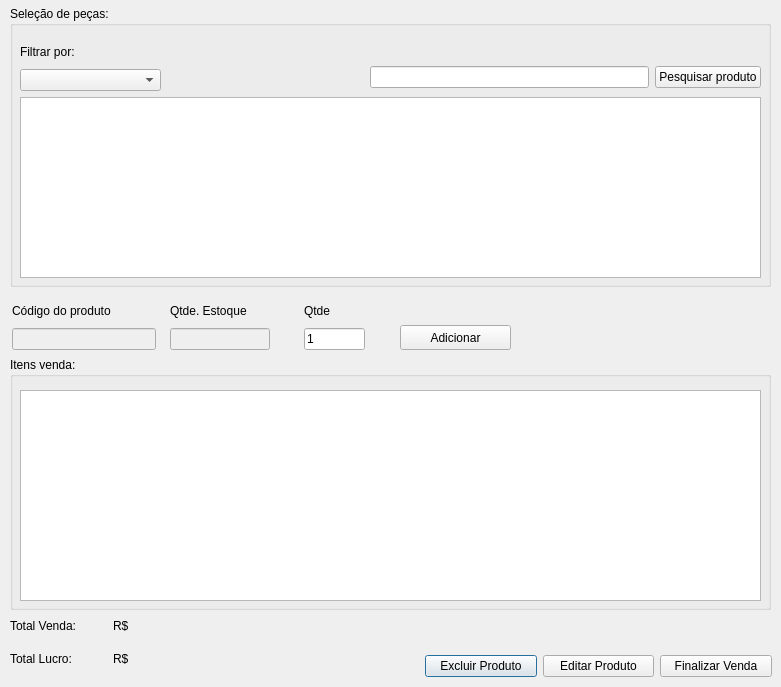
<?xml version="1.0" encoding="UTF-8"?>
<ui version="4.0">
 <class>frm_novavenda</class>
 <widget class="QDialog" name="frm_novavenda">
  <property name="geometry">
   <rect>
    <x>0</x>
    <y>0</y>
    <width>781</width>
    <height>687</height>
   </rect>
  </property>
  <property name="windowTitle">
   <string>Vendas</string>
  </property>
  <widget class="QTableWidget" name="tw_listaprodutos">
   <property name="geometry">
    <rect>
     <x>20</x>
     <y>390</y>
     <width>741</width>
     <height>211</height>
    </rect>
   </property>
  </widget>
  <widget class="QLabel" name="lb_total">
   <property name="geometry">
    <rect>
     <x>10</x>
     <y>617</y>
     <width>91</width>
     <height>17</height>
    </rect>
   </property>
   <property name="text">
    <string>Total Venda:</string>
   </property>
  </widget>
  <widget class="QLabel" name="lb_totalvenda">
   <property name="geometry">
    <rect>
     <x>113</x>
     <y>617</y>
     <width>151</width>
     <height>17</height>
    </rect>
   </property>
   <property name="text">
    <string>R$</string>
   </property>
  </widget>
  <widget class="QWidget" name="layoutWidget">
   <property name="geometry">
    <rect>
     <x>304</x>
     <y>300</y>
     <width>61</width>
     <height>50</height>
    </rect>
   </property>
   <layout class="QVBoxLayout" name="verticalLayout">
    <item>
     <widget class="QLabel" name="label">
      <property name="text">
       <string>Qtde</string>
      </property>
     </widget>
    </item>
    <item>
     <widget class="QLineEdit" name="txt_qtde">
      <property name="text">
       <string>1</string>
      </property>
     </widget>
    </item>
   </layout>
  </widget>
  <widget class="QWidget" name="layoutWidget">
   <property name="geometry">
    <rect>
     <x>12</x>
     <y>300</y>
     <width>144</width>
     <height>50</height>
    </rect>
   </property>
   <layout class="QVBoxLayout" name="verticalLayout_2">
    <item>
     <widget class="QLabel" name="label_2">
      <property name="text">
       <string>Código do produto</string>
      </property>
     </widget>
    </item>
    <item>
     <widget class="QLineEdit" name="txt_codigopeca">
      <property name="enabled">
       <bool>false</bool>
      </property>
     </widget>
    </item>
   </layout>
  </widget>
  <widget class="QWidget" name="layoutWidget">
   <property name="geometry">
    <rect>
     <x>425</x>
     <y>651</y>
     <width>347</width>
     <height>31</height>
    </rect>
   </property>
   <layout class="QHBoxLayout" name="horizontalLayout">
    <item>
     <widget class="QPushButton" name="btn_excluirproduto">
      <property name="text">
       <string>Excluir Produto</string>
      </property>
     </widget>
    </item>
    <item>
     <widget class="QPushButton" name="btn_editarproduto">
      <property name="text">
       <string>Editar Produto</string>
      </property>
     </widget>
    </item>
    <item>
     <widget class="QPushButton" name="btn_finalizarvenda">
      <property name="text">
       <string>Finalizar Venda</string>
      </property>
     </widget>
    </item>
   </layout>
  </widget>
  <widget class="QTableWidget" name="tw_listapecas">
   <property name="geometry">
    <rect>
     <x>20</x>
     <y>97</y>
     <width>741</width>
     <height>181</height>
    </rect>
   </property>
  </widget>
  <widget class="QGroupBox" name="groupBox">
   <property name="geometry">
    <rect>
     <x>10</x>
     <y>357</y>
     <width>761</width>
     <height>253</height>
    </rect>
   </property>
   <property name="title">
    <string>Itens venda:</string>
   </property>
  </widget>
  <widget class="QGroupBox" name="groupBox_2">
   <property name="geometry">
    <rect>
     <x>10</x>
     <y>6</y>
     <width>761</width>
     <height>281</height>
    </rect>
   </property>
   <property name="title">
    <string>Seleção de peças:</string>
   </property>
   <widget class="QWidget" name="layoutWidget_16">
    <property name="geometry">
     <rect>
      <x>10</x>
      <y>35</y>
      <width>141</width>
      <height>50</height>
     </rect>
    </property>
    <layout class="QVBoxLayout" name="verticalLayout_3">
     <item>
      <widget class="QLabel" name="label_3">
       <property name="text">
        <string>Filtrar por:</string>
       </property>
      </widget>
     </item>
     <item>
      <widget class="QComboBox" name="cb_vd_filtrar"/>
     </item>
    </layout>
   </widget>
   <widget class="QWidget" name="layoutWidget">
    <property name="geometry">
     <rect>
      <x>360</x>
      <y>58</y>
      <width>391</width>
      <height>27</height>
     </rect>
    </property>
    <layout class="QHBoxLayout" name="horizontalLayout_2">
     <item>
      <widget class="QLineEdit" name="txt_vd_filtrar"/>
     </item>
     <item>
      <widget class="QPushButton" name="btn_pesquisarproduto">
       <property name="text">
        <string>Pesquisar produto</string>
       </property>
      </widget>
     </item>
    </layout>
   </widget>
  </widget>
  <widget class="QWidget" name="layoutWidget_2">
   <property name="geometry">
    <rect>
     <x>170</x>
     <y>300</y>
     <width>100</width>
     <height>50</height>
    </rect>
   </property>
   <layout class="QVBoxLayout" name="verticalLayout_4">
    <item>
     <widget class="QLabel" name="label_4">
      <property name="text">
       <string>Qtde. Estoque</string>
      </property>
     </widget>
    </item>
    <item>
     <widget class="QLineEdit" name="txt_qtdeEstoque">
      <property name="enabled">
       <bool>false</bool>
      </property>
     </widget>
    </item>
   </layout>
  </widget>
  <widget class="QPushButton" name="btn_adicionarItem">
   <property name="geometry">
    <rect>
     <x>400</x>
     <y>325</y>
     <width>111</width>
     <height>25</height>
    </rect>
   </property>
   <property name="text">
    <string>Adicionar</string>
   </property>
  </widget>
  <widget class="QLabel" name="label_5">
   <property name="geometry">
    <rect>
     <x>10</x>
     <y>650</y>
     <width>81</width>
     <height>17</height>
    </rect>
   </property>
   <property name="text">
    <string>Total Lucro:</string>
   </property>
  </widget>
  <widget class="QLabel" name="lb_totallucro">
   <property name="geometry">
    <rect>
     <x>113</x>
     <y>650</y>
     <width>151</width>
     <height>17</height>
    </rect>
   </property>
   <property name="text">
    <string>R$</string>
   </property>
  </widget>
  <zorder>groupBox_2</zorder>
  <zorder>groupBox</zorder>
  <zorder>tw_listapecas</zorder>
  <zorder>tw_listaprodutos</zorder>
  <zorder>lb_total</zorder>
  <zorder>lb_totalvenda</zorder>
  <zorder>layoutWidget</zorder>
  <zorder>layoutWidget</zorder>
  <zorder>layoutWidget</zorder>
  <zorder>layoutWidget_2</zorder>
  <zorder>btn_adicionarItem</zorder>
  <zorder>label_5</zorder>
  <zorder>lb_totallucro</zorder>
 </widget>
 <resources/>
 <connections/>
</ui>
